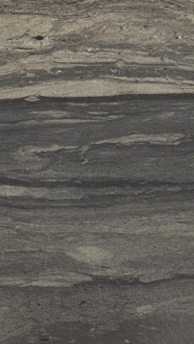
#> input picture 1.png, 194 x 344 px, given in place of mouse_1.avi, which was not available
$ jupyter execute --allow-errors 'laba3_copy (4).ipynb'   (text cells are left out)
#> lines starting #> are read from the running program, lines starting #| are printed output that depends on the picture
[cell 1]
import cv2
import numpy as np
from google.colab.patches import cv2_imshow
import matplotlib.pyplot as plt
import os
from google.colab import drive

#> (a cell that did not finish here is left out)

[cell 3]
video_path = '/content/drive/MyDrive/Colab_Notebooks/laba3/mouse_1.avi'
cap = cv2.VideoCapture(video_path)

if not cap.isOpened():
    print(f"Не удалось открыть видео: {video_path}")

    if os.path.exists(video_path):
        print(f"Файл существует")
    else:
        print(f"Файл не найден! Ищем в папке...")
        folder = '/content/drive/MyDrive/Colab_Notebooks/laba3/'
        if os.path.exists(folder):
            print("Содержимое папки:")
            for f in os.listdir(folder):
                print(f"  - {f}")
else:
    print(f"Видео открыто успешно!")

success, img3 = cap.read()
#> img3 is the input picture: shape (344, 194, 3); mean B, G, R 90, 96.6, 100

[cell 4]
if success:

    plt.figure(figsize=(12, 4))

    img_rgb = cv2.cvtColor(img3, cv2.COLOR_BGR2RGB)
    plt.subplot(1, 2, 1)
    plt.imshow(img_rgb)
    plt.title(f'Кадр {img3.shape[1]}x{img3.shape[0]}')
    plt.axis('off')

    plt.subplot(1, 2, 2)
    plt.hist(img_rgb.ravel(), bins=256, color='blue', alpha=0.7)
    plt.title('Гистограмма яркости')
    plt.xlabel('Яркость')
    plt.ylabel('Частота')
    plt.grid(True, alpha=0.3)

    plt.tight_layout()
    plt.show()
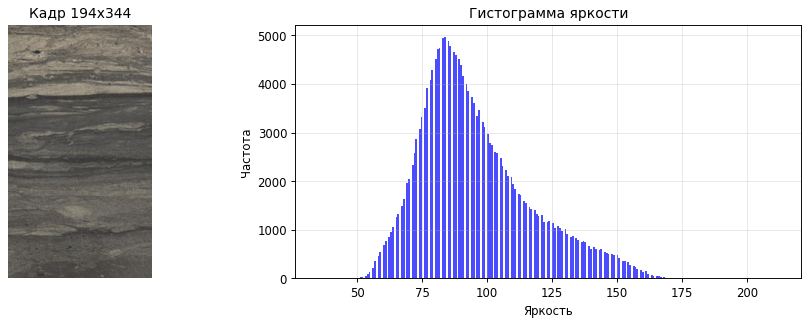
#> figure drawn by matplotlib, 2 panels; panel 2: tallest bar 4971 high, from x = 83.4 to 84.09

else:
    print("Не удалось прочитать кадр")

cap.release()

[cell 5]
cap = cv2.VideoCapture(video_path)

if not cap.isOpened():
    print(f"Не удалось открыть видео: {video_path}")
else:
    print(f"Видео открыто успешно!")

i = 1
success = True
imgs = []
print(f"Начало чтения кадров:")

while success:
    print(f"Чтение кадра {i}...", end=" ")
    success, img = cap.read()

    if success and img is not None:
        print(f"Успешно, размер: {img.shape}")
#| Успешно, размер: (344, 194, 3)
        img_grey = cv2.cvtColor(img, cv2.COLOR_BGR2GRAY)
        imgs.append(img_grey)
        i = i + 1
    else:
        print(f"Конец видео или ошибка чтения")
        break

cap.release()
print(f"\n Всего прочитано кадров: {len(imgs)}")

if imgs:
    print(f"   Размер кадра: {imgs[0].shape}")

    plt.figure(figsize=(15, 5))
    for idx, gray_img in enumerate(imgs[:5]):
        plt.subplot(1, 5, idx+1)
        plt.imshow(gray_img, cmap='gray')
        plt.title(f'Кадр {idx+1}')
        plt.axis('off')
    plt.tight_layout()
    plt.show()

    print(f"\nИнформация о кадрах:")
    for idx, gray_img in enumerate(imgs):
        print(f"   Кадр {idx+1}: мин={gray_img.min()}, макс={gray_img.max()}, среднее={gray_img.mean():.2f}")
else:
    print("Нет кадров для отображения")


$ run again, on 2.png
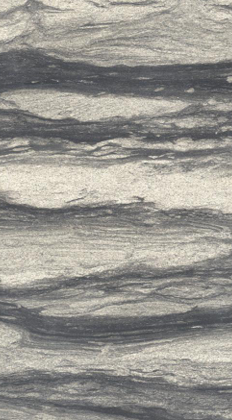
#> input picture 2.png, 232 x 420 px, given in place of mouse_1.avi, which was not available
#> img3 is the input picture: shape (420, 232, 3); mean B, G, R 144.1, 150.3, 152.6
#> `plt.show()`:
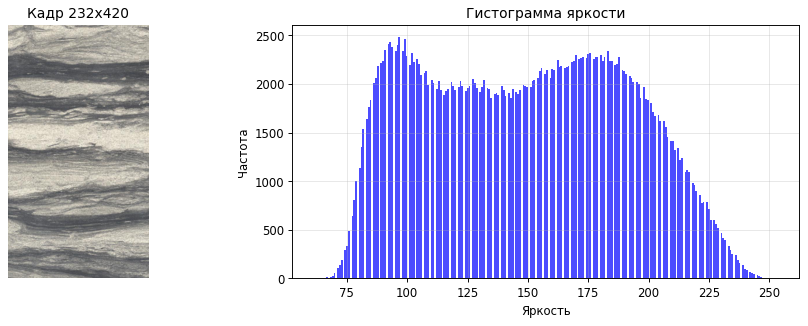
#> figure drawn by matplotlib, 2 panels; panel 2: tallest bar 2486 high, from x = 96.32 to 97.07
#| Успешно, размер: (420, 232, 3)

$ run again, on 3.png
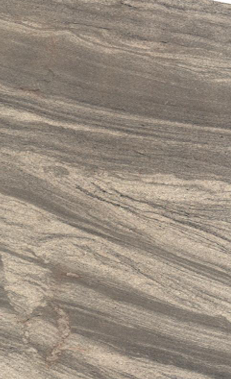
#> input picture 3.png, 231 x 379 px, given in place of mouse_1.avi, which was not available
#> img3 is the input picture: shape (379, 231, 3); mean B, G, R 127.1, 140.7, 152.7
#> `plt.show()`:
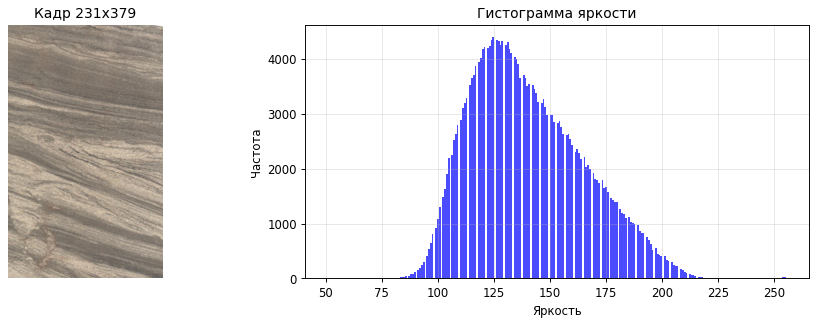
#> figure drawn by matplotlib, 2 panels; panel 2: tallest bar 4403 high, from x = 124.3 to 125.1
#| Успешно, размер: (379, 231, 3)
#> `img_grey = cv2.cvtColor(img, cv2.COLOR_BGR2GRAY)`:
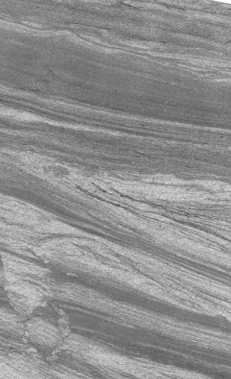
#> img_grey: shape (379, 231); min 62, max 254, mean 142.8

$ run again, on 4.png
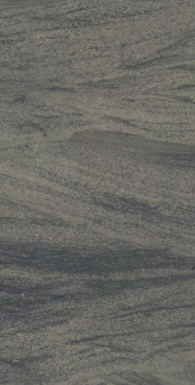
#> input picture 4.png, 195 x 385 px, given in place of mouse_1.avi, which was not available
#> img3 is the input picture: shape (385, 195, 3); mean B, G, R 100, 104.7, 105.3
#> `plt.show()`:
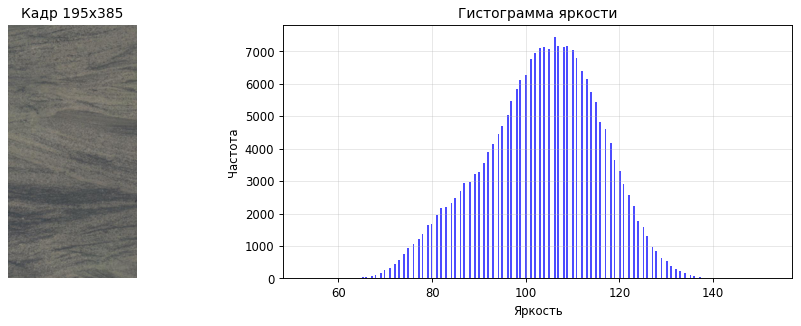
#> figure drawn by matplotlib, 2 panels; panel 2: tallest bar 7442 high, from x = 106 to 106.4
#| Успешно, размер: (385, 195, 3)
